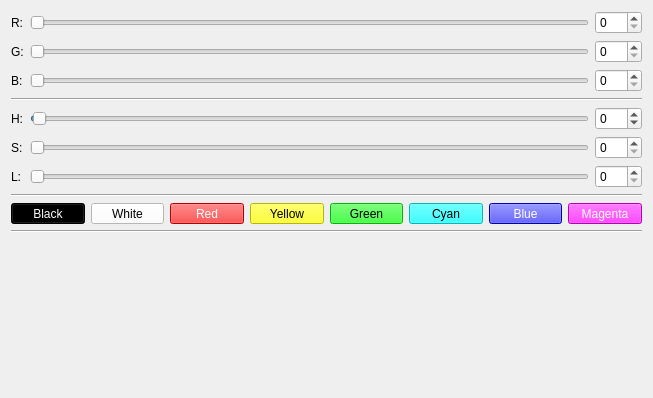
<?xml version="1.0" encoding="UTF-8"?>
<ui version="4.0">
 <class>RGBLED</class>
 <widget class="QWidget" name="RGBLED">
  <property name="geometry">
   <rect>
    <x>0</x>
    <y>0</y>
    <width>653</width>
    <height>398</height>
   </rect>
  </property>
  <property name="windowTitle">
   <string>Form</string>
  </property>
  <layout class="QVBoxLayout" name="verticalLayout">
   <item>
    <layout class="QGridLayout" name="gridLayout">
     <item row="6" column="0">
      <widget class="QLabel" name="label">
       <property name="text">
        <string>L:</string>
       </property>
      </widget>
     </item>
     <item row="5" column="0">
      <widget class="QLabel" name="label_2">
       <property name="text">
        <string>S:</string>
       </property>
      </widget>
     </item>
     <item row="4" column="0">
      <widget class="QLabel" name="label_3">
       <property name="text">
        <string>H:</string>
       </property>
      </widget>
     </item>
     <item row="2" column="0">
      <widget class="QLabel" name="label_4">
       <property name="text">
        <string>B:</string>
       </property>
      </widget>
     </item>
     <item row="0" column="0">
      <widget class="QLabel" name="label_5">
       <property name="text">
        <string>R:</string>
       </property>
      </widget>
     </item>
     <item row="1" column="0">
      <widget class="QLabel" name="label_6">
       <property name="text">
        <string>G:</string>
       </property>
      </widget>
     </item>
     <item row="0" column="1">
      <widget class="QSlider" name="slider_r">
       <property name="maximum">
        <number>255</number>
       </property>
       <property name="orientation">
        <enum>Qt::Horizontal</enum>
       </property>
      </widget>
     </item>
     <item row="1" column="1">
      <widget class="QSlider" name="slider_g">
       <property name="maximum">
        <number>255</number>
       </property>
       <property name="orientation">
        <enum>Qt::Horizontal</enum>
       </property>
      </widget>
     </item>
     <item row="2" column="1">
      <widget class="QSlider" name="slider_b">
       <property name="maximum">
        <number>255</number>
       </property>
       <property name="orientation">
        <enum>Qt::Horizontal</enum>
       </property>
      </widget>
     </item>
     <item row="4" column="1">
      <widget class="QSlider" name="slider_h">
       <property name="minimum">
        <number>-1</number>
       </property>
       <property name="maximum">
        <number>359</number>
       </property>
       <property name="orientation">
        <enum>Qt::Horizontal</enum>
       </property>
      </widget>
     </item>
     <item row="5" column="1">
      <widget class="QSlider" name="slider_s">
       <property name="maximum">
        <number>255</number>
       </property>
       <property name="orientation">
        <enum>Qt::Horizontal</enum>
       </property>
      </widget>
     </item>
     <item row="6" column="1">
      <widget class="QSlider" name="slider_l">
       <property name="maximum">
        <number>255</number>
       </property>
       <property name="orientation">
        <enum>Qt::Horizontal</enum>
       </property>
      </widget>
     </item>
     <item row="10" column="0" colspan="3">
      <widget class="QLabel" name="label_color">
       <property name="sizePolicy">
        <sizepolicy hsizetype="Preferred" vsizetype="Preferred">
         <horstretch>0</horstretch>
         <verstretch>1</verstretch>
        </sizepolicy>
       </property>
       <property name="text">
        <string/>
       </property>
      </widget>
     </item>
     <item row="0" column="2">
      <widget class="QSpinBox" name="spin_r">
       <property name="maximum">
        <number>255</number>
       </property>
      </widget>
     </item>
     <item row="1" column="2">
      <widget class="QSpinBox" name="spin_g">
       <property name="maximum">
        <number>255</number>
       </property>
      </widget>
     </item>
     <item row="2" column="2">
      <widget class="QSpinBox" name="spin_b">
       <property name="maximum">
        <number>255</number>
       </property>
      </widget>
     </item>
     <item row="4" column="2">
      <widget class="QSpinBox" name="spin_h">
       <property name="minimum">
        <number>-1</number>
       </property>
       <property name="maximum">
        <number>359</number>
       </property>
      </widget>
     </item>
     <item row="5" column="2">
      <widget class="QSpinBox" name="spin_s">
       <property name="maximum">
        <number>255</number>
       </property>
      </widget>
     </item>
     <item row="6" column="2">
      <widget class="QSpinBox" name="spin_l">
       <property name="maximum">
        <number>255</number>
       </property>
      </widget>
     </item>
     <item row="9" column="0" colspan="3">
      <widget class="Line" name="line">
       <property name="orientation">
        <enum>Qt::Horizontal</enum>
       </property>
      </widget>
     </item>
     <item row="3" column="0" colspan="3">
      <widget class="Line" name="line_2">
       <property name="orientation">
        <enum>Qt::Horizontal</enum>
       </property>
      </widget>
     </item>
     <item row="8" column="0" colspan="3">
      <layout class="QHBoxLayout" name="horizontalLayout">
       <item>
        <widget class="QToolButton" name="button_black">
         <property name="sizePolicy">
          <sizepolicy hsizetype="Minimum" vsizetype="Fixed">
           <horstretch>0</horstretch>
           <verstretch>0</verstretch>
          </sizepolicy>
         </property>
         <property name="styleSheet">
          <string notr="true">color: white; background: black;</string>
         </property>
         <property name="text">
          <string>Black</string>
         </property>
        </widget>
       </item>
       <item>
        <widget class="QToolButton" name="button_white">
         <property name="sizePolicy">
          <sizepolicy hsizetype="Minimum" vsizetype="Fixed">
           <horstretch>0</horstretch>
           <verstretch>0</verstretch>
          </sizepolicy>
         </property>
         <property name="styleSheet">
          <string notr="true">color: black; background: white;</string>
         </property>
         <property name="text">
          <string>White</string>
         </property>
        </widget>
       </item>
       <item>
        <widget class="QToolButton" name="button_red">
         <property name="sizePolicy">
          <sizepolicy hsizetype="Minimum" vsizetype="Fixed">
           <horstretch>0</horstretch>
           <verstretch>0</verstretch>
          </sizepolicy>
         </property>
         <property name="styleSheet">
          <string notr="true">color: white; background: red;</string>
         </property>
         <property name="text">
          <string>Red</string>
         </property>
        </widget>
       </item>
       <item>
        <widget class="QToolButton" name="button_yellow">
         <property name="sizePolicy">
          <sizepolicy hsizetype="Minimum" vsizetype="Fixed">
           <horstretch>0</horstretch>
           <verstretch>0</verstretch>
          </sizepolicy>
         </property>
         <property name="styleSheet">
          <string notr="true">color: black; background: yellow;</string>
         </property>
         <property name="text">
          <string>Yellow</string>
         </property>
        </widget>
       </item>
       <item>
        <widget class="QToolButton" name="button_green">
         <property name="sizePolicy">
          <sizepolicy hsizetype="Minimum" vsizetype="Fixed">
           <horstretch>0</horstretch>
           <verstretch>0</verstretch>
          </sizepolicy>
         </property>
         <property name="styleSheet">
          <string notr="true">color: black; background: #00FF00;</string>
         </property>
         <property name="text">
          <string>Green</string>
         </property>
        </widget>
       </item>
       <item>
        <widget class="QToolButton" name="button_cyan">
         <property name="sizePolicy">
          <sizepolicy hsizetype="Minimum" vsizetype="Fixed">
           <horstretch>0</horstretch>
           <verstretch>0</verstretch>
          </sizepolicy>
         </property>
         <property name="styleSheet">
          <string notr="true">color: black; background: cyan;</string>
         </property>
         <property name="text">
          <string>Cyan</string>
         </property>
        </widget>
       </item>
       <item>
        <widget class="QToolButton" name="button_blue">
         <property name="sizePolicy">
          <sizepolicy hsizetype="Minimum" vsizetype="Fixed">
           <horstretch>0</horstretch>
           <verstretch>0</verstretch>
          </sizepolicy>
         </property>
         <property name="styleSheet">
          <string notr="true">color: white; background: blue;</string>
         </property>
         <property name="text">
          <string>Blue</string>
         </property>
        </widget>
       </item>
       <item>
        <widget class="QToolButton" name="button_magenta">
         <property name="sizePolicy">
          <sizepolicy hsizetype="Minimum" vsizetype="Fixed">
           <horstretch>0</horstretch>
           <verstretch>0</verstretch>
          </sizepolicy>
         </property>
         <property name="styleSheet">
          <string notr="true">color: white; background: magenta;</string>
         </property>
         <property name="text">
          <string>Magenta</string>
         </property>
        </widget>
       </item>
      </layout>
     </item>
     <item row="7" column="0" colspan="3">
      <widget class="Line" name="line_3">
       <property name="orientation">
        <enum>Qt::Horizontal</enum>
       </property>
      </widget>
     </item>
    </layout>
   </item>
  </layout>
 </widget>
 <resources/>
 <connections/>
</ui>
